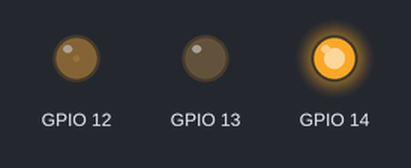
Simulated run of this program. Board: ESP32 board running MicroPython. On the bench: output pins drawn as LEDs (lit = HIGH).

Above: at 0.05 s.
At 0.75 s:
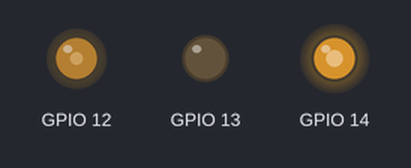
At 1.5 s:
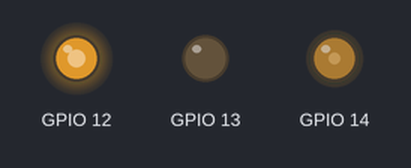
At 2.95 s:
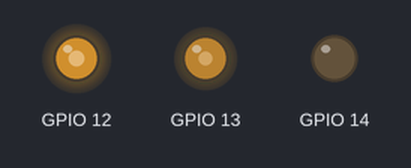
At 4.4 s:
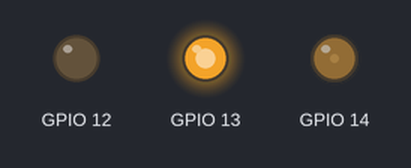
At 5.85 s:
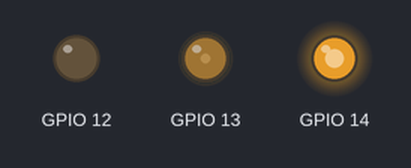
Timing chart, 0 to 8.1 s (numbered marks = the images above):
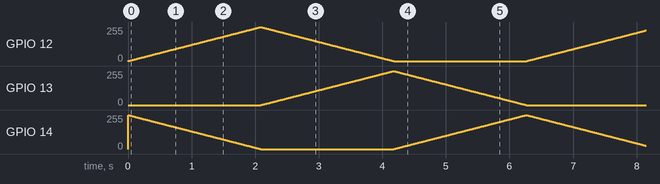

The program:

prj02.py
```python
#########################匯入模組#########################
from machine import Pin, PWM
from time import sleep
import mcu

#########################函式與類別定義#########################

#########################宣告與設定#########################
frequency = 1000  # 頻率(Hz)
duty_cycle = 0  # 佔空比(0~1023)
gpio = mcu.gpio()
RED = PWM(Pin(gpio.D5), freq=frequency, duty=duty_cycle)  # GPIO14，頻率1kHz，佔空比0%
GREEN = PWM(Pin(gpio.D6), freq=frequency, duty=duty_cycle)  # GPIO12，頻率1kHz，佔空比0%
BLUE = PWM(Pin(gpio.D7), freq=frequency, duty=duty_cycle)  # GPIO13，頻率1kHz，佔空比0%
delay = 0.0020
#########################主程式#########################
while True:
    for duty_cycle in range(1023, -1, -1):
        RED.duty(duty_cycle)
        GREEN.duty(1023 - duty_cycle)
        sleep(delay)
    for duty_cycle in range(1023, -1, -1):
        GREEN.duty(duty_cycle)
        BLUE.duty(1023 - duty_cycle)
        sleep(delay)
    for duty_cycle in range(1023, -1, -1):
        BLUE.duty(duty_cycle)
        RED.duty(1023 - duty_cycle)
        sleep(delay)
```

mcu.py
```python
class gpio:
    def __init__(self):
        self._D0 = 16
        self._D1 = 5
        self._D2 = 4
        self._D3 = 0
        self._D4 = 2
        self._D5 = 14
        self._D6 = 12
        self._D7 = 13
        self._D8 = 15
        self._SDD3 = 10
        self._SDD2 = 9

    @property
    def D0(self):
        return self._D0

    @property
    def D1(self):
        return self._D1

    @property
    def D2(self):
        return self._D2

    @property
    def D3(self):
        return self._D3

    @property
    def D4(self):
        return self._D4

    @property
    def D5(self):
        return self._D5

    @property
    def D6(self):
        return self._D6

    @property
    def D7(self):
        return self._D7

    @property
    def D8(self):
        return self._D8

    @property
    def SDD3(self):
        return self._SDD3

    @property
    def SDD2(self):
        return self._SDD2
```
